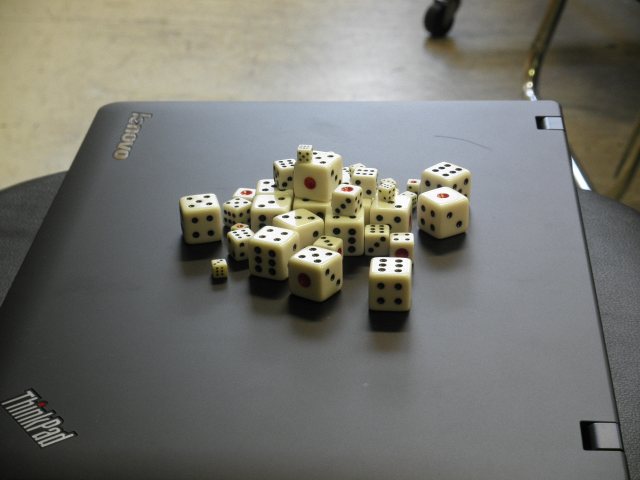
//> input picture arukuka/dice/07.31/P_black_left.JPG, 1280 x 960 px, given in place of dice.jpg, which was not available (shown at 1/2 size)
$ ./dice_20120910   (built with g++ and OpenCV 4)
//> lines starting //> are read from the running program, lines starting //| are printed output that depends on the picture; after the words box and inside, x2 and y2 are one past the last pixel; in counts of white or black regions, pixels touching at a corner belong together; pictures that were not available may be replaced by others from this repository, and a replacement may not be noted
// サイコロ検出アルゴリズム試作
// copyright(c) 2012 Shota Miyoshi

#include "stdafx.h"
#include <iostream>
#include <set>
#include <stack>
#include <vector>
#include <algorithm>
#include "opencv\cv.h"
#include "opencv\highgui.h"

#ifdef _DEBUG
    #pragma comment(lib,"C:\\OpenCV2.4.2\\opencv\\build\\x86\\vc9\\lib\\opencv_core242d.lib")
    #pragma comment(lib,"C:\\OpenCV2.4.2\\opencv\\build\\x86\\vc9\\lib\\opencv_imgproc242d.lib")
    #pragma comment(lib,"C:\\OpenCV2.4.2\\opencv\\build\\x86\\vc9\\lib\\opencv_highgui242d.lib")
#else
    #pragma comment(lib,"C:\\OpenCV2.4.2\\opencv\\build\\x86\\vc9\\lib\\opencv_core242.lib")
    #pragma comment(lib,"C:\\OpenCV2.4.2\\opencv\\build\\x86\\vc9\\lib\\opencv_imgproc242.lib")
    #pragma comment(lib,"C:\\OpenCV2.4.2\\opencv\\build\\x86\\vc9\\lib\\opencv_highgui242.lib")
#endif

typedef struct Dice
{
	int h;
	int w;
	int eyesize;
	int value;
	double aspect;
}Dice;

const char* WINDOW_RED="Converted Image";
const char* WINDOW_EYE="Detected Eyes";
const char* WINDOW_DICE="Detected Dice";
const char* WINDOW_COUNT="Counted Dice";

//函数プロトタイプ
void convert(const cv::Mat& src,cv::Mat& dst);
void ioGeteye(const cv::Mat& black,const cv::Mat& red,std::map<int,cv::Size>& blackeye,std::map<int,cv::Size>& redeye);
void geteye(const cv::Mat& src,cv::Mat& dst,std::map<int,cv::Size>& eyes,int min,int max,bool red);
std::pair<int,cv::Size> getsize(const cv::Mat& image,int xs,int ys,int& area,int& perimeter,std::set<int>& visited);
void ioGetdice(cv::Mat& image,std::map<int,Dice>& top,std::map<int,Dice>& side,std::map<int,cv::Size>& eyes);
void getdice(const cv::Mat& input,std::map<int,Dice>& top,std::map<int,Dice>& side,std::map<int,cv::Size>& eyes,double dist,double r_h,double r_aspect);
void redeye2dice(const cv::Mat& input,std::map<int,Dice>& top,std::map<int,Dice>& side,std::map<int,cv::Size>& redeye);
void countdice(cv::Mat& image,std::map<int,Dice>& top,std::map<int,Dice>& side);
double getperimeter(const cv::Mat& image,int ps);
void onMouse_count(int event,int x,int y,int flag,void* param);

///////////////////////////////////////////////////////////////////////////////

//この辺は東様のコードを引用させていただいております(私しの物が芳しくなかった...)//

///////////////////////////////////////////////////////////////////////////////

//赤いエリアを抜き出す関数
void red_area(cv::Mat& dst,const cv::Mat& image)
{
  //HSVの要素分解
	cv::Mat hsv;
	cv::cvtColor(image,hsv,CV_BGR2HSV);
	cv::Mat channels[3],h_mask,h_mask_low,h_mask_high,c_mask;
	cv::split(hsv,channels);

	cv::threshold(channels[0],h_mask_low,10,255,cv::THRESH_BINARY); //色相が赤付近かどうか
	cv::threshold(channels[0],h_mask_high,170,255,cv::THRESH_BINARY); //色相が赤付近かどうか
	cv::threshold(channels[1],c_mask,100,255,cv::THRESH_BINARY); //彩度(信用性)が高いかどうか

	cv::bitwise_not(h_mask_low,h_mask_low);
	cv::bitwise_or(h_mask_low,h_mask_high,h_mask);

	//色相が赤付近で，彩度が高い部分(->dst)
	cv::bitwise_and(h_mask,c_mask,dst);

	//厳しめの判定をしたから膨張させる
	cv::dilate(dst,dst,cv::Mat());
	return;
}

//黒いエリアを抜き出す
void black_area(cv::Mat& dst,const cv::Mat& image)
{
	//RGBに分割
	cv::Mat channels[3],r,g,b;
	cv::split(image,channels);

	//(各要素で)黒くないとこ
	cv::threshold(channels[0],r,100,255,cv::THRESH_BINARY);
	cv::threshold(channels[1],g,100,255,cv::THRESH_BINARY);
	cv::threshold(channels[2],b,100,255,cv::THRESH_BINARY);

	//(各要素で)反転させて黒いとこ
	bitwise_not(r,r);
	bitwise_not(g,g);
	bitwise_not(b,b);

	//合体(->dst)
	cv::bitwise_and(r,g,dst);
	cv::bitwise_and(b,dst,dst);


	//厳しめの判定をしたから膨張させる
	cv::dilate(dst,dst,cv::Mat());
}

///////////////////////////////////////////////////////////////////////////////

void draweye(int w,int h,std::map<int,cv::Size>& black,std::map<int,cv::Size>& red)
{
	cv::Mat img=cv::Mat::zeros(h,w,CV_8UC3);
	for(int y=0;y<h;y++)
	{
		for(int x=0;x<w;x++)
		{
			if(black.find(y*w+x)!=black.end())
			{
				cv::ellipse(img,cv::Point(x,y),cv::Size(black[x+y*w].width/2,black[x+y*w].height/2),0,0,360,cv::Scalar(255,255,255),-1);
			}
			if(red.find(y*w+x)!=red.end())
			{
				cv::ellipse(img,cv::Point(x,y),cv::Size(red[x+y*w].width/2,red[x+y*w].height/2),0,0,360,cv::Scalar(0,0,255),-1);
			}
		}
	}
	cv::imshow("eyes",img);
}


int _tmain(int argc, _TCHAR* argv[])
{
	cv::Mat input,black,red,converted,detected;
	std::map<int,cv::Size> blackeye,redeye;
	std::map<int,Dice> top,side;

	char filename[100]="E:\\Dice\\dice.jpg";
	//std::cin.getline(filename,100);

	input=cv::imread(filename);
//> input is the input picture: 960 rows x 1280 cols, CV_8UC3; mean B, G, R 110.9, 117, 117

	//入力画像表示
	cv::namedWindow("input_img", CV_WINDOW_NORMAL);
	cv::imshow("input_img",input);

	//画像変換(赤,黒抽出)
	black_area(black,input);
//> in black_area, `cv::threshold(channels[0],r,100,255,cv::THRESH_BINARY);`:
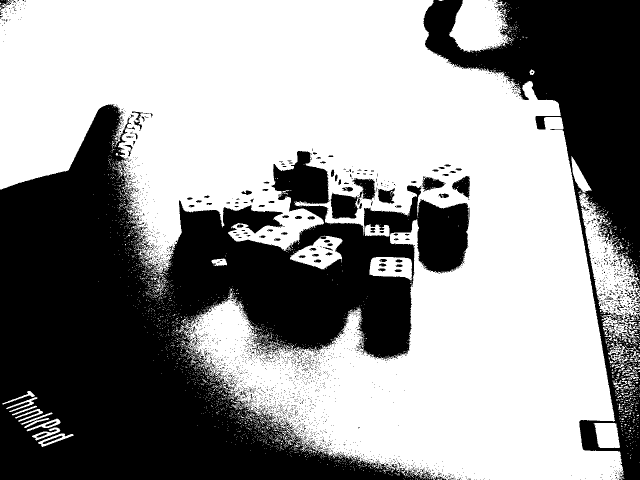
//> r: 960 rows x 1280 cols, CV_8UC1 (shown at 1/2 size); 58.5% white; 3188 black regions (3081 under 20 px), largest, box (x1, y1, x2, y2) and area: (0, 208, 939, 960) 376554, (847, 0, 1280, 960) 118256, (704, 356, 751, 401) 1103
//> in black_area, `cv::dilate(dst,dst,cv::Mat());`:
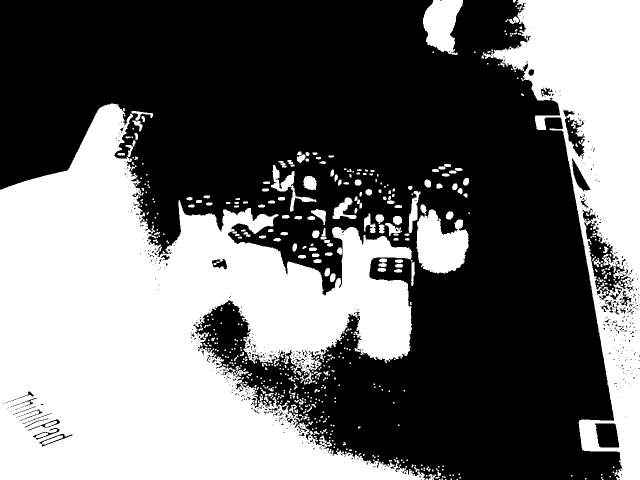
//> dst: 960 rows x 1280 cols, CV_8UC1 (shown at 1/2 size); 42.4% white; 588 white regions (382 under 20 px), largest, box (x1, y1, x2, y2) and area: (0, 207, 850, 960) 368115, (963, 0, 1280, 960) 115539, (833, 419, 937, 547) 9243
	red_area(red,input);
//> in red_area, `cv::split(hsv,channels);`:
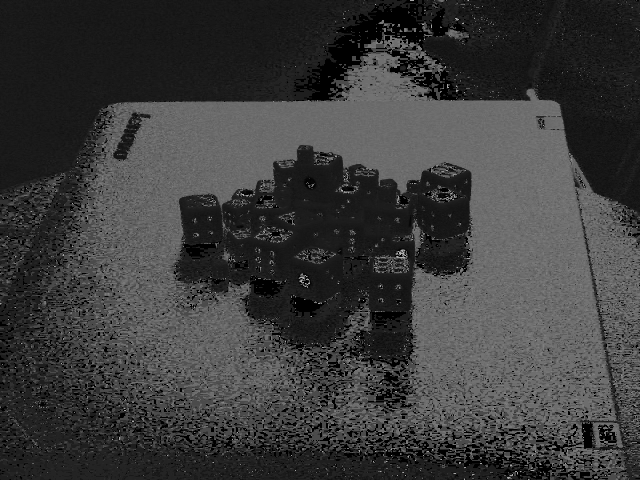
//> channels[0]: 960 rows x 1280 cols, CV_8UC1 (shown at 1/2 size); min 0, max 179, mean 59.5
//> in red_area, `cv::split(hsv,channels);`:
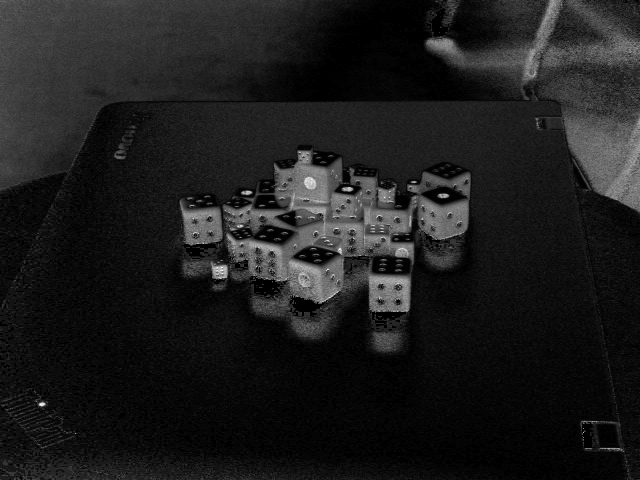
//> channels[1]: 960 rows x 1280 cols, CV_8UC1 (shown at 1/2 size); min 0, max 255, mean 28.8
//> in red_area, `cv::threshold(channels[0],h_mask_low,10,255,cv::THRESH_BINARY);`:
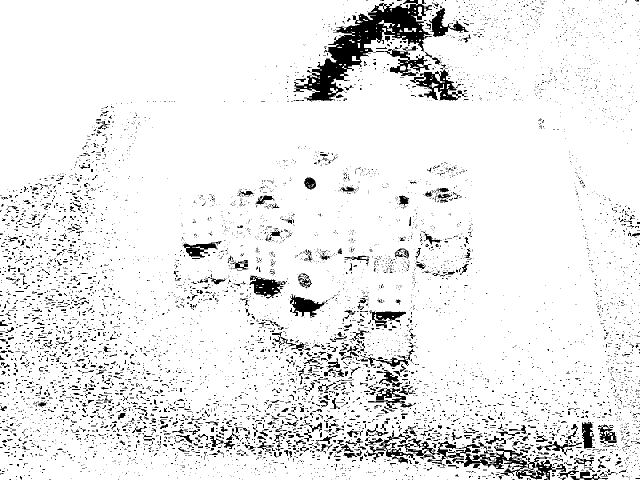
//> h_mask_low: 960 rows x 1280 cols, CV_8UC1 (shown at 1/2 size); 91.8% white; 6882 black regions (6156 under 20 px), largest, box (x1, y1, x2, y2) and area: (586, 0, 864, 203) 17846, (794, 877, 1132, 960) 6250, (820, 139, 936, 201) 2609
//> in red_area, `cv::bitwise_or(h_mask_low,h_mask_high,h_mask);`:
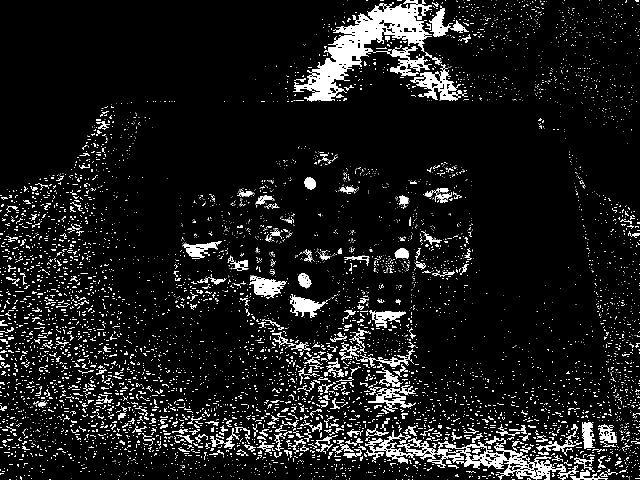
//> h_mask: 960 rows x 1280 cols, CV_8UC1 (shown at 1/2 size); 8.3% white; 6882 white regions (6156 under 20 px), largest, box (x1, y1, x2, y2) and area: (586, 0, 864, 203) 17846, (794, 877, 1132, 960) 6252, (820, 139, 936, 201) 2609
//> in red_area, `cv::dilate(dst,dst,cv::Mat());`:
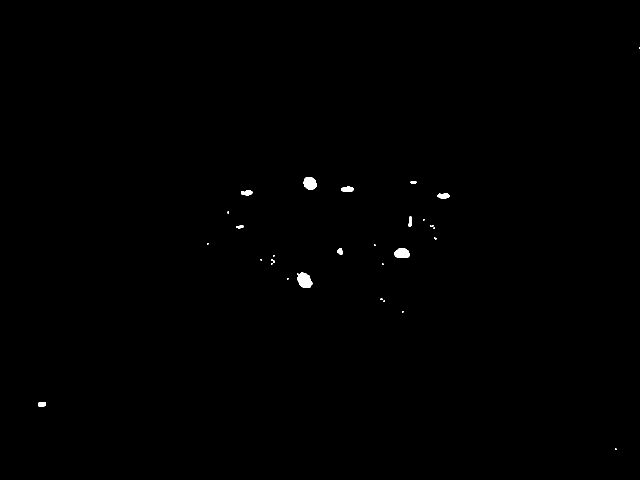
//> dst: 960 rows x 1280 cols, CV_8UC1 (shown at 1/2 size); 0.24% white; 30 white regions (18 under 20 px), largest, box (x1, y1, x2, y2) and area: (594, 545, 625, 576) 673, (607, 354, 633, 380) 529, (789, 496, 819, 516) 497

	//cv::imshow("black",black);
	//cv::imshow("red",red);

	//目を検出
	ioGeteye(black,red,blackeye,redeye);

	//赤目と黒目の両方を書き出す
	draweye(input.cols,input.rows,blackeye,redeye);

	//目からサイコロ検出
	ioGetdice(input,top,side,blackeye);
	redeye2dice(input,top,side,redeye);
	countdice(input,top,side);
	cv::waitKey();

	return 0;
}


void ioGeteye(const cv::Mat& black,const cv::Mat& red,std::map<int,cv::Size>& blackeye,std::map<int,cv::Size>& redeye)
//目を検知する際のI/O処理
{
	//4値画像(converted)から目を探索
	//始めは既定値探索
	cv::Mat dst=cv::Mat::zeros(black.rows,black.cols,CV_8UC3);
	char flag;
	int bmin=1,bmax=20,rmin=1,rmax=100;
	cv::namedWindow(WINDOW_EYE,CV_WINDOW_NORMAL);
	std::cout<<"\n\nMinimum size of Black Eye: "<<bmin<<std::endl;
	std::cout<<"Maximum size of Black Eye: "<<bmax<<std::endl;
	std::cout<<"Minimum size of Red Eye:   "<<rmin<<std::endl;
	std::cout<<"Maximum size of Red Eye:   "<<rmax<<std::endl;
	geteye(black,dst,blackeye,bmin,bmax,false);
//> (the rest of the program and of its run is left out)
